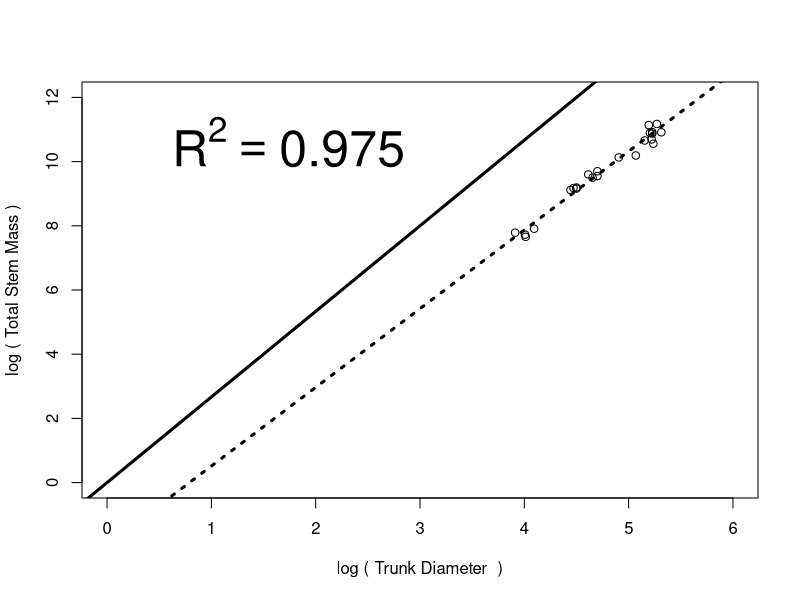

The R script that drew this image:
# This script summarizes individual tree-level data.
data <- read.csv("BranchSegments.csv", sep = ",", head=T)
volume <- read.csv("VolumeEstimates.csv", sep=",", head=T)

species <- list(list("apple",
                     c(1,2,3,4,5,6,7,8,9,10,11,12,13,14,15,17,18,19,20),
                     c("CG.6210", "Bud.9", "Bud.9", "CG.6210", "CG.3041",
                       "CG.3041", "Bud.9", "CG.3041", "CG.6210", "CG.6210",
                       "CG.3041", "Bud.9", "M.26", "PiAu.5683", "JM.8",
                       "JM.8", "JM.8", "PiAu.5683", "PiAu.5683")),
                list("cherry", 
                     c(1,7,10,13,15),
                     "P. mahaleb"))

for (i in 1:2){
  spp <- data[data$species==species[[i]][1],]
  spp_volume <- volume[volume$species==species[[i]][1],]
  subout <- matrix(ncol = 12, nrow = length(species[[i]][[2]]))
  colnames(subout) <- c("species", "tree", "rootstock", "trunk_diam", "height", "canopy_volume",
                       "tot_stem_m", "tot_twig_m", "tot_leaf_m", 
                       "tot_no_branch", "tot_no_twigs", "tot_no_scars")
  
  for (j in 1:length(species[[i]][[2]])){
    ind <- spp[spp$tree==species[[i]][[2]][j],]
    ind_volume <- spp_volume[spp_volume$tree==species[[i]][[2]][j],]
    trunk <- ind[ind$branch==1,] 
    
    subout[j,1] = species[[i]][[1]]
    subout[j,2] = species[[i]][[2]][j]
    
    if (i==1)
      subout[j,3] = species[[i]][[3]][j]
    else
      subout[j,3] = species[[i]][[3]][1]
    
    subout[j,4]  = trunk$diameter_mm
    subout[j,5]  = round(ind_volume$height, digits = 1)
    subout[j,6]  = round(ind_volume$avg_r, digits = 1)
    subout[j,7]  = sum(ind$stem_m, na.rm = T)
    subout[j,8]  = sum(ind$twig_m, na.rm = T)
    subout[j,9]  = sum(ind$leaf_m, na.rm = T)
    subout[j,10] = length(ind$branch)
    
  if (i==1)
    trees_temp <- subout
  else
    trees_out = rbind(trees_temp, subout)
  }
}
 
Diameter_Mass <- lm(log(as.numeric(trees_out[,7]))~log(as.numeric(trees_out[,4])))
plot(log(as.numeric(trees_out[,4])), log(as.numeric(trees_out[,7])), xlim = c(0,6), ylim = c(0,12),
     xlab = "log ( Trunk Diameter  )", ylab = "log ( Total Stem Mass )")
abline(summary(Diameter_Mass)$coef[1,1], summary(Diameter_Mass)$coef[2,1], lwd = 3, lty = 3)
abline(0, 2.667, lwd = 3, lty = 1)
legend('topleft', legend=expression(R^2 == 0.975), bty='n', cex=3)

     



    
    
    
    